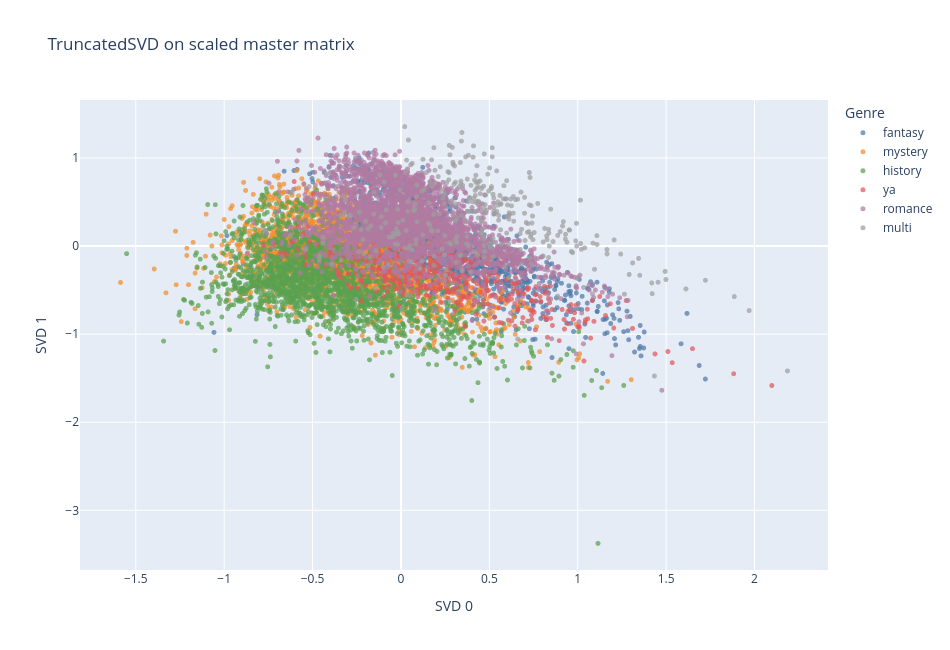

Write notebook code for a chart like this one.
### Markdown cell above
## TruncatedSVD 2D scatter

### Code cell
svd = TruncatedSVD(n_components=2, random_state=RANDOM_SEED)
svd_full = svd.fit_transform(X).astype("float32")
svd_points = sample[["book_id", "title", "primary_genre"]].copy()
svd_points["svd_x"] = svd_full[sample_idx, 0]
svd_points["svd_y"] = svd_full[sample_idx, 1]

print(f"SVD explained variance ratio sum: {svd.explained_variance_ratio_.sum():.4f}")

fig = px.scatter(
    svd_points,
    x="svd_x",
    y="svd_y",
    color="primary_genre",
    category_orders={"primary_genre": GENRE_ORDER},
    color_discrete_map=GENRE_PALETTE,
    hover_data={"title": True, "book_id": True, "primary_genre": True, "svd_x": ":.3f", "svd_y": ":.3f"},
    labels={"primary_genre": "Genre", "svd_x": "SVD 0", "svd_y": "SVD 1"},
    title="TruncatedSVD on scaled master matrix",
    render_mode="webgl",
    width=950,
    height=650,
)
fig.update_traces(marker={"size": 5, "opacity": 0.72})
fig.show()

### Figure 1 — Plotly figure (JSON) as saved in the notebook; plotly's stock layout.template omitted (floating-point values rounded to 4 significant figures; data arrays with more than 128 entries replaced by an {"elided": "..."} marker saying what was removed)
{"data": [{"customdata": {"elided": "1991x3 str values"}, "hovertemplate": "Genre=%{customdata[2]}<br>SVD 0=%{x:.3f}<br>SVD 1=%{y:.3f}<br>title=%{customdata[0]}<br>book_id=%{customdata[1]}<extra></extra>", "legendgroup": "fantasy", "marker": {"color": "#4e79a7", "opacity": 0.72, "size": 5, "symbol": "circle"}, "mode": "markers", "name": "fantasy", "showlegend": true, "type": "scattergl", "x": {"elided": "1991 float values"}, "xaxis": "x", "y": {"elided": "1991 float values"}, "yaxis": "y"}, {"customdata": {"elided": "2243x3 str values"}, "hovertemplate": "Genre=%{customdata[2]}<br>SVD 0=%{x:.3f}<br>SVD 1=%{y:.3f}<br>title=%{customdata[0]}<br>book_id=%{customdata[1]}<extra></extra>", "legendgroup": "mystery", "marker": {"color": "#f28e2b", "opacity": 0.72, "size": 5, "symbol": "circle"}, "mode": "markers", "name": "mystery", "showlegend": true, "type": "scattergl", "x": {"elided": "2243 float values"}, "xaxis": "x", "y": {"elided": "2243 float values"}, "yaxis": "y"}, {"customdata": {"elided": "2009x3 str values"}, "hovertemplate": "Genre=%{customdata[2]}<br>SVD 0=%{x:.3f}<br>SVD 1=%{y:.3f}<br>title=%{customdata[0]}<br>book_id=%{customdata[1]}<extra></extra>", "legendgroup": "history", "marker": {"color": "#59a14f", "opacity": 0.72, "size": 5, "symbol": "circle"}, "mode": "markers", "name": "history", "showlegend": true, "type": "scattergl", "x": {"elided": "2009 float values"}, "xaxis": "x", "y": {"elided": "2009 float values"}, "yaxis": "y"}, {"customdata": {"elided": "558x3 str values"}, "hovertemplate": "Genre=%{customdata[2]}<br>SVD 0=%{x:.3f}<br>SVD 1=%{y:.3f}<br>title=%{customdata[0]}<br>book_id=%{customdata[1]}<extra></extra>", "legendgroup": "ya", "marker": {"color": "#e15759", "opacity": 0.72, "size": 5, "symbol": "circle"}, "mode": "markers", "name": "ya", "showlegend": true, "type": "scattergl", "x": {"elided": "558 float values"}, "xaxis": "x", "y": {"elided": "558 float values"}, "yaxis": "y"}, {"customdata": {"elided": "2860x3 str values"}, "hovertemplate": "Genre=%{customdata[2]}<br>SVD 0=%{x:.3f}<br>SVD 1=%{y:.3f}<br>title=%{customdata[0]}<br>book_id=%{customdata[1]}<extra></extra>", "legendgroup": "romance", "marker": {"color": "#b07aa1", "opacity": 0.72, "size": 5, "symbol": "circle"}, "mode": "markers", "name": "romance", "showlegend": true, "type": "scattergl", "x": {"elided": "2860 float values"}, "xaxis": "x", "y": {"elided": "2860 float values"}, "yaxis": "y"}, {"customdata": {"elided": "339x3 str values"}, "hovertemplate": "Genre=%{customdata[2]}<br>SVD 0=%{x:.3f}<br>SVD 1=%{y:.3f}<br>title=%{customdata[0]}<br>book_id=%{customdata[1]}<extra></extra>", "legendgroup": "multi", "marker": {"color": "#9e9e9e", "opacity": 0.72, "size": 5, "symbol": "circle"}, "mode": "markers", "name": "multi", "showlegend": true, "type": "scattergl", "x": {"elided": "339 float values"}, "xaxis": "x", "y": {"elided": "339 float values"}, "yaxis": "y"}], "layout": {"height": 650, "legend": {"title": {"text": "Genre"}, "tracegroupgap": 0}, "title": {"text": "TruncatedSVD on scaled master matrix"}, "width": 950, "xaxis": {"anchor": "y", "domain": [0, 1], "title": {"text": "SVD 0"}}, "yaxis": {"anchor": "x", "domain": [0, 1], "title": {"text": "SVD 1"}}}}
